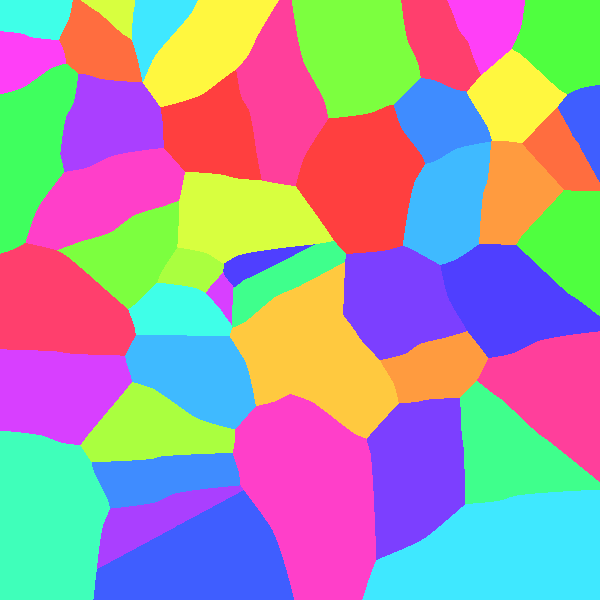
Frame 1 (no input)
Frame 2 (the mouse pressed at the canvas centre, redrawn once): identical to frame 1, image omitted

The Processing sketch that drew this single still picture (run headless with seeded random() and noise(); the mouse was pressed at the canvas centre and the sketch redrawn once):

// Processing sketch: voronoi_minkowski
// ── voronoi_minkowski.pde
int totalSeeds = 50;
Seed[] seeds = new Seed[totalSeeds];
int[] cells;


void setup() {
  size(600, 600);
  pixelDensity(1);
  colorMode(HSB, 360, 100, 100);
  for(int i = 0; i < totalSeeds; i++) {
    seeds[i] = new Seed(random(width), random(height));
  }
  loadPixels();
  cells = new int[pixels.length];
  updatePixels();
};

void draw() {
  background(0, 0, 0);
  voronoi();
  for(Seed s : seeds) {
    //s.show();
  }
  noLoop();
};

float distance(float x1, float y1, float x2, float y2) {
  float p = 1.5;
  float d = pow(
    pow(
      abs(x1 - x2),
      p) + 
    pow(
      abs(y1 - y2),
      p)
  ,(1/p));
  
  return d;
};

void voronoi() {
  for(int x = 0; x < width; x++) {
    for(int y = 0; y < height; y++) {
      int i = x + y * width;
      int nearest = 0;
      for(int j = 0; j < totalSeeds; j++) {
        Seed s = seeds[j];
        Seed near = seeds[nearest];
        if(distance(x, y, s.pos.x, s.pos.y) < distance(x, y, near.pos.x, near.pos.y)) {
          nearest = j;
        }
      }
      
      cells[i] = nearest;
    }
  }
  loadPixels();
  for(int x = 0; x < width; x++) {
    for(int y = 0; y < height; y++) {
      int i = x + y * width;
      float hu = map(cells[i] % (totalSeeds / 2), 0, totalSeeds / 2, 0, 360);
      float sat = map(cells[i], 0, totalSeeds, 100, 20);
      float brite = map(cells[i], 0, totalSeeds, 100, 20);
      pixels[i] = color(hu, 75, 100);
    }
  }
  updatePixels();
};

// ── seed.pde
class Seed {
  PVector pos;

  Seed(float x, float y) {
    pos = new PVector(x, y);
  };
  
  void show() {
    stroke(0, 0, 0);
    strokeWeight(5);
    point(pos.x, pos.y);
  };
}
